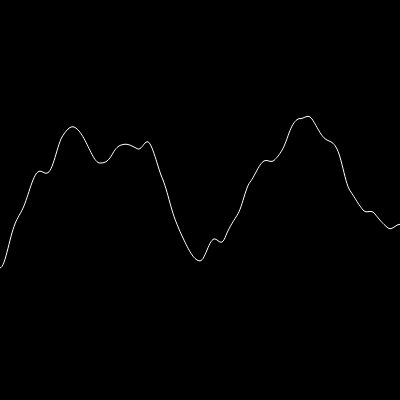
Frame 1 (no input)
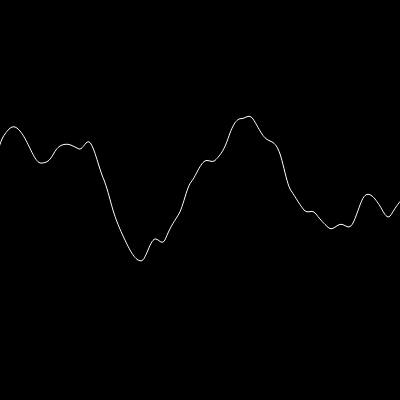
Frame 60 (no input)
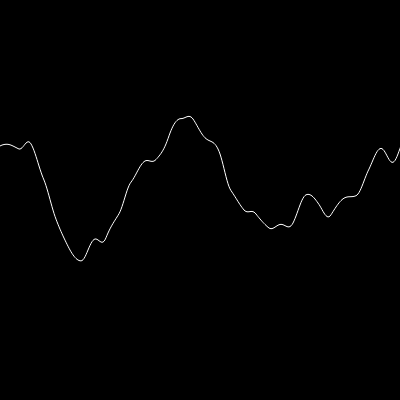
Frame 120 (the mouse pressed at the canvas centre since frame 60)

The p5.js sketch that drew these frames (run headless with seeded random() and noise() and a simulated clock; from frame 60 on, the mouse is pressed at the canvas centre):

// p5.js sketch
// ── sketch.js
// let xoff = 0;
// let yoff = 100;
let inc = 0;

function setup() {
  createCanvas(400, 400);
  background(220);
}

function draw() {
  background(0);
  // let x = random(width);

  stroke(255);
  noFill();
  beginShape();

  let i = 0;

  for (let x = inc; x < innerWidth; x++) {
    stroke(255);
    // let y = random(height);
    let y = noise(i) * height;
    i += 0.01;
    vertex(x, y);
  }

  endShape();

  inc -= 1;

  // we are moving across the perlin noise space over time

  // noLoop();
}
